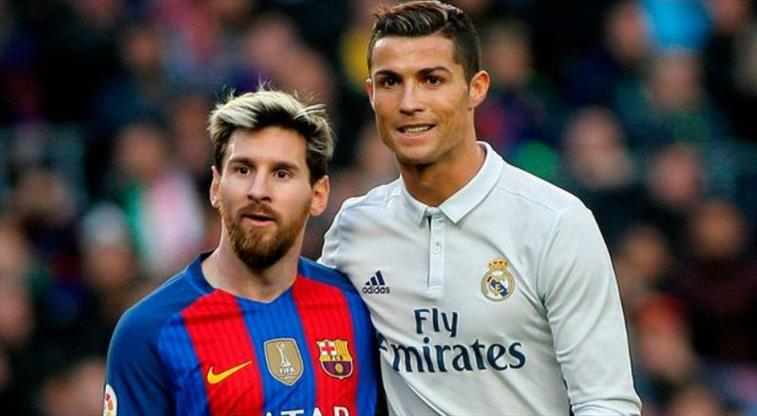
#> input picture images/resim11.jpg, 757 x 416 px, found by its file name
$ python fotograf.py
#> lines starting #> are read from the running program, lines starting #| are printed output that depends on the picture; after the words box and inside, x2 and y2 are one past the last pixel; in counts of white or black regions, pixels touching at a corner belong together
# -*- coding: utf-8 -*-
"""
Created on Sun Jun 30 12:12:25 2024

@author: user
"""

import cv2


yüz_takip = cv2.CascadeClassifier(cv2.data.haarcascades + 'haarcascade_frontalface_default.xml')


image_path = r"C:\Users\user\Desktop\images\resim11.jpg"
image = cv2.imread(image_path)
#> image is the input picture: shape (416, 757, 3); mean B, G, R 86.1, 82.7, 93.3


gray = cv2.cvtColor(image, cv2.COLOR_BGR2GRAY)
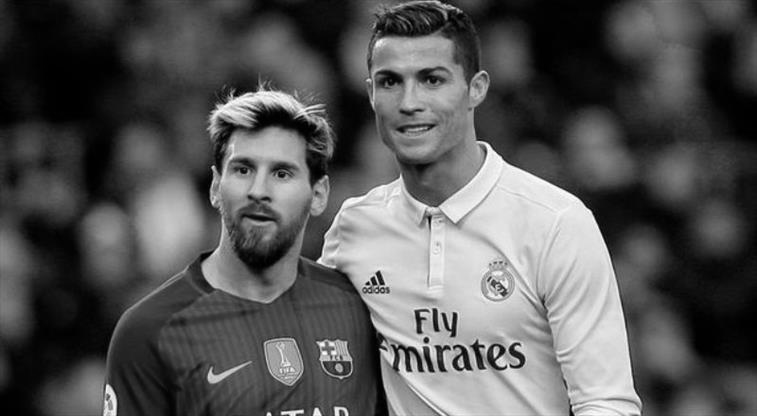
#> gray: shape (416, 757); min 0, max 255, mean 86.3


yüz = yüz_takip.detectMultiScale(gray, scaleFactor=1.1, minNeighbors=5, minSize=(30, 30))
#> yüz = [[258, 337, 47, 47], [204, 127, 114, 114], [350, 34, 122, 122]]


for (x, y, w, h) in yüz:
    cv2.rectangle(image, (x, y), (x+w, y+h), (255, 0, 0), 2)
#> this loop made 3 passes
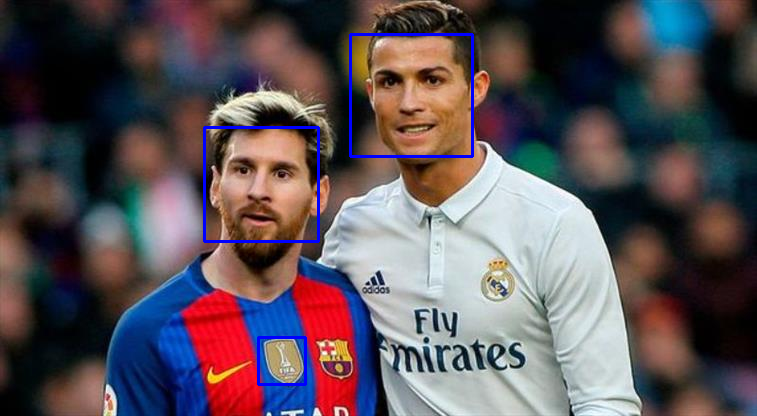
#> image: shape (416, 757, 3); 1.07% of pixels changed, all inside (x1, y1, x2, y2) = (203, 33, 474, 386)


cv2.imshow('Fotograf', image)


cv2.waitKey(0)
cv2.destroyAllWindows()

$ run again, with images/resim10.jpg copied over images/resim11.jpg
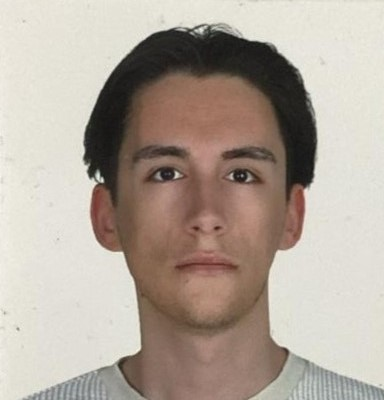
#> input picture images/resim10.jpg, 384 x 400 px, found by its file name
#> image is the input picture: shape (400, 384, 3); mean B, G, R 155.1, 166, 177.7
#> `gray = cv2.cvtColor(image, cv2.COLOR_BGR2GRAY)`:
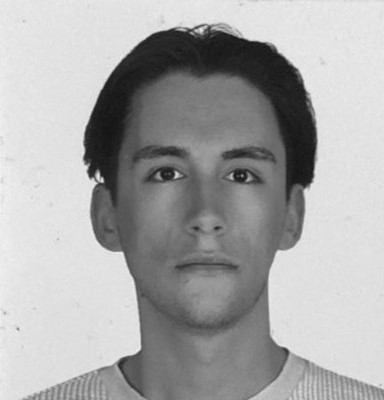
#> gray: shape (400, 384); min 20, max 248, mean 168.2
#> yüz = [[94, 89, 217, 217]]
#> the loop `for (x, y, w, h) in yüz:` made 1 pass
#> after the loop `for (x, y, w, h) in yüz:`:
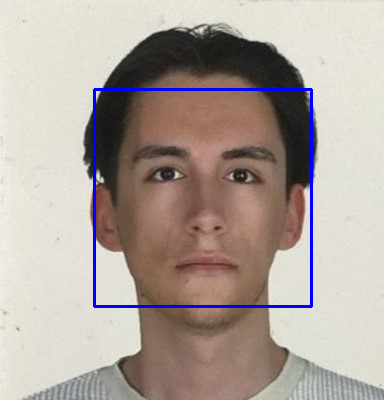
#> image: shape (400, 384, 3); 1.69% of pixels changed, all inside (x1, y1, x2, y2) = (93, 88, 313, 308)
